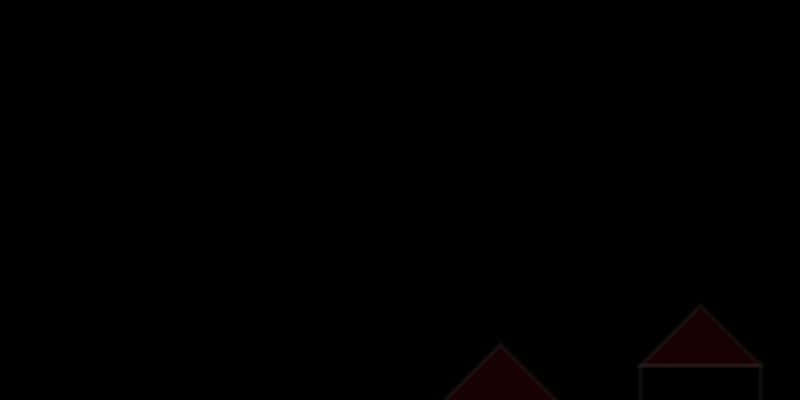
Frame 1 (no input)
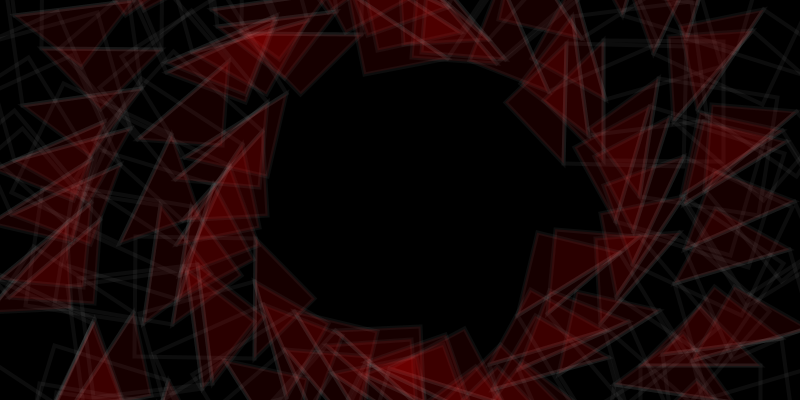
Frame 60 (the mouse pressed at the canvas centre just before this capture)
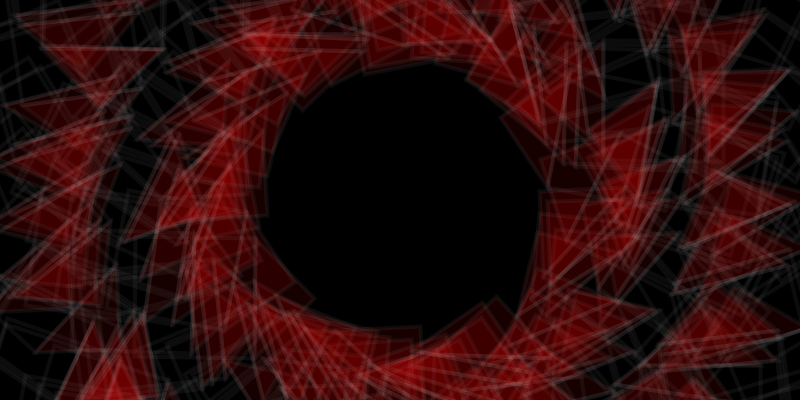
Frame 120 (the mouse held since frame 60 and released just before this capture)

The Processing sketch that drew these frames (run headless with seeded random() and noise(); from frame 60 on, the mouse is pressed at the canvas centre):

// Processing sketch: defiant_sun
// ── defiant_sun.pde
// made by Jack Murphy / emptyvezzel

int r = 0;

void setup(){
  size(800, 400);
  background(0);
}

void draw(){
  translate(width/2, height/2);
  rotate(r);
  noFill();
  stroke(255, 12);
  scale(4);
  
  for (int i= 10; i < width; i += 50){
    house(i, 20+ random(25));
  }
  r += 1;
}

void house(float x, float y){
  fill(255, 0, 0, 22);
  triangle(x+15, y, x, y+15, x+30, y+15);
  noFill();
  rect(x, y+15, 30, 30);
}
